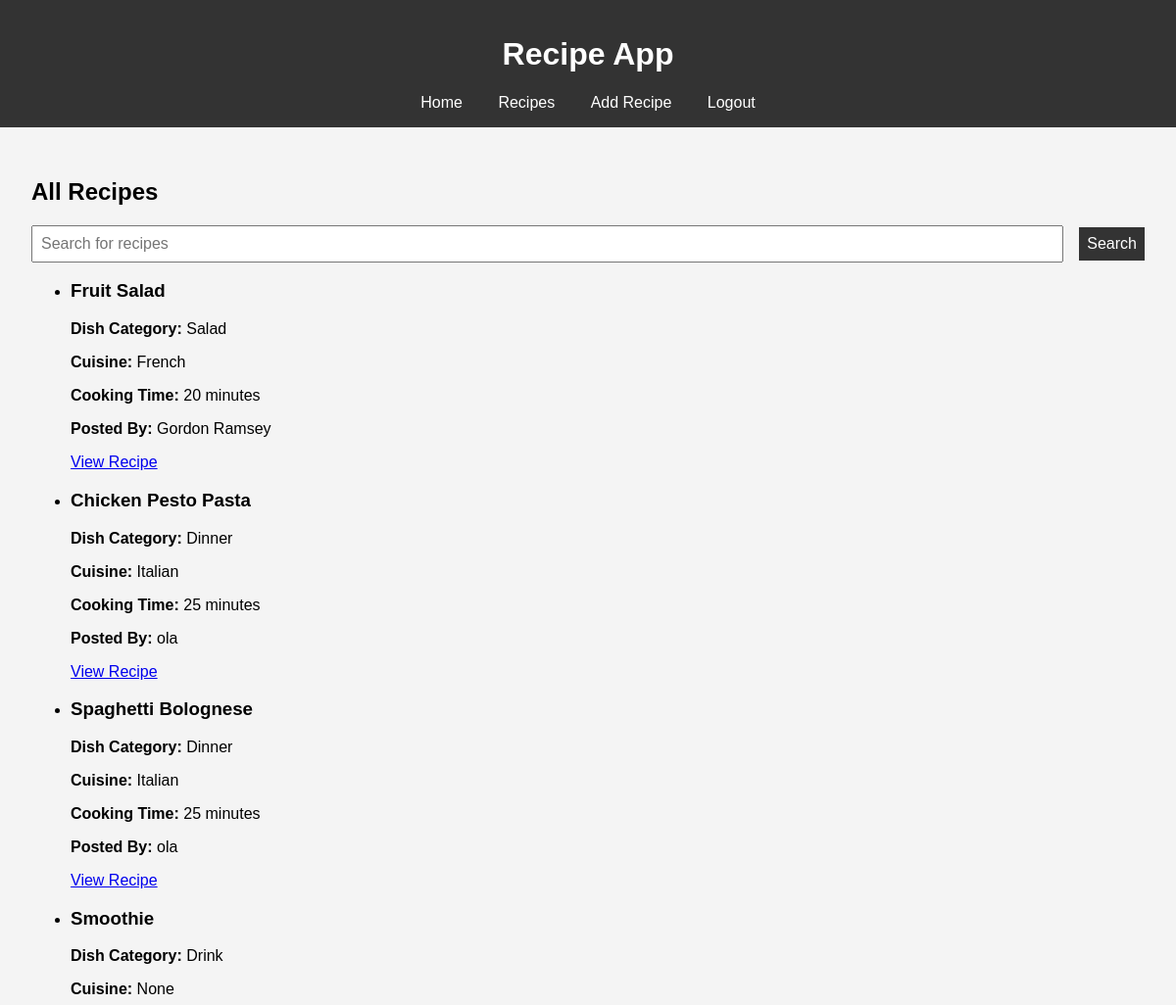
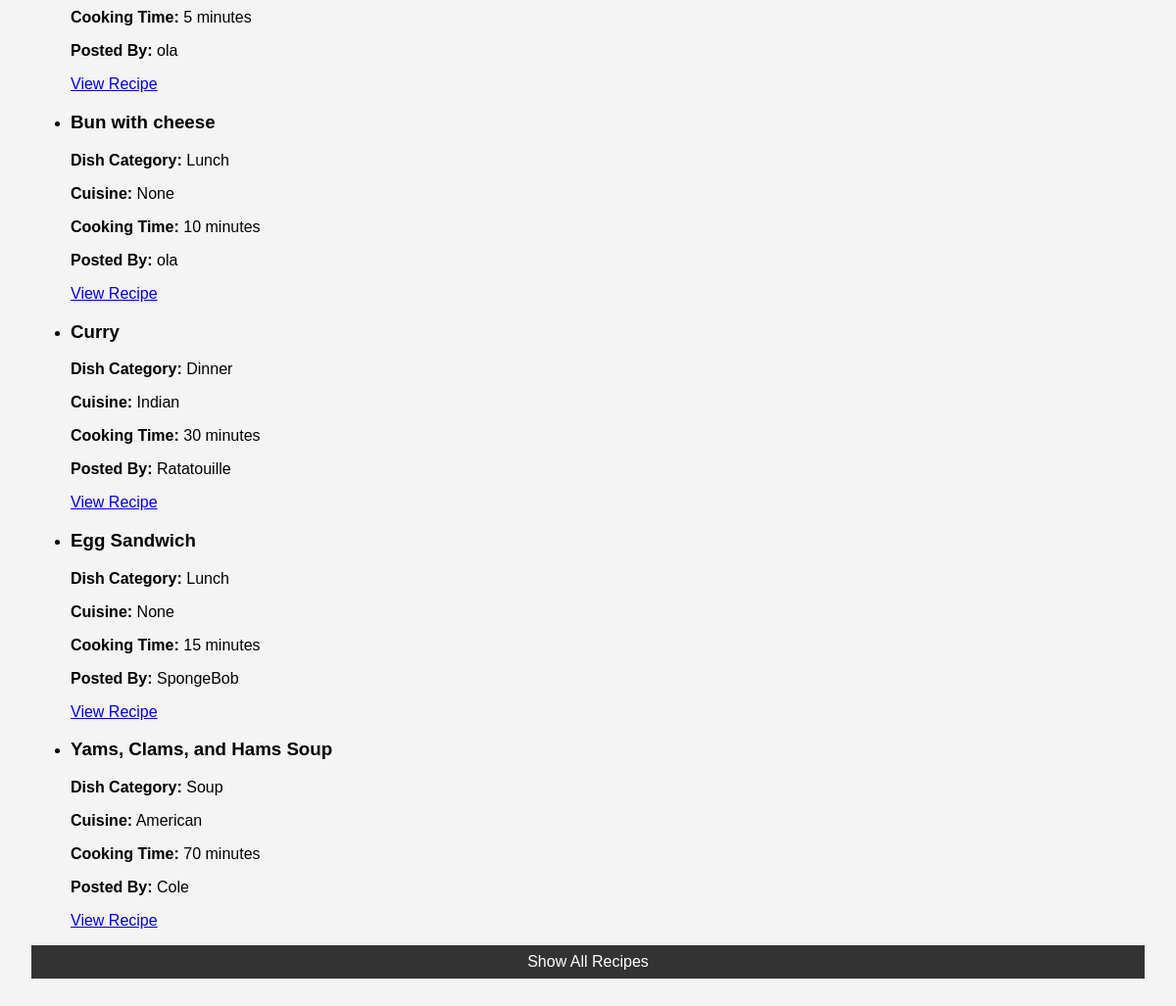
Screenshot of /user/chef100/recipe with the database file from the repository (2 pictures, top to bottom).
### models.py (models this page shows, shortened)
class Recipe(db.Model):
    id = db.Column(db.Integer, primary_key=True)
    name = db.Column(db.String(100), nullable=False)
    dish_category = db.Column(db.String(50), nullable=False)
    cuisine = db.Column(db.String(50), nullable=False)
    cooking_time = db.Column(db.Integer, nullable=False)  # cooking time in minutes
    recipe_steps = db.Column(db.Text, nullable=False)
    user_id = db.Column(db.String(80), db.ForeignKey('user.username'), nullable=False)
    ingredients = db.relationship('RecipeIngredient', backref='recipe', lazy=True)
    favourites = db.relationship('Favourite', backref='recipe', lazy=True)
    ratings = db.relationship('Rating', backref='recipe', lazy=True)

class User(db.Model):
    username = db.Column(db.String(80), primary_key=True, nullable=False)
    name = db.Column(db.String(120), nullable=False)
    password = db.Column(db.String(128), nullable=False)
    recipes = db.relationship('Recipe', backref='poster', lazy=True)
    favourites = db.relationship('Favourite', backref='user', lazy=True)
    ratings = db.relationship('Rating', backref='user', lazy=True)

### app.py (the view)
@app.route('/user/<string:user_id>/recipe')
def recipes(user_id):
    recipes = Recipe.query.all()
    user = User.query.get_or_404(user_id)
    return render_template('all_recipes.html', recipes=recipes, user=user)

### app.py (called while the page is built)
def export_db():
    data = {
        'users': [user.__dict__ for user in User.query.all()],
        'recipes': [recipe.__dict__ for recipe in Recipe.query.all()],
        'ingredients': [ingredient.__dict__ for ingredient in Ingredient.query.all()],
        'recipe_ingredients': [ri.__dict__ for ri in RecipeIngredient.query.all()],
        'favourites': [f.__dict__ for f in Favourite.query.all()],
        'ratings': [r.__dict__ for r in Rating.query.all()]
    }
    for table in data.values():
        for entry in table:
            entry.pop('_sa_instance_state', None)
    with open('db_export.json', 'w') as f:
        json.dump(data, f)

@app.teardown_appcontext
def shutdown_session(exception=None):
    export_db()

### templates/all_recipes.html (shortened to what this page needs)
{% extends 'user_base.html' %}
{% block content %}
    <div class="container">
        <div class="row">
            <div class="col-md-8 offset-md-2">
                <h2 class="text-center mb-4">All Recipes</h2>
                <div class="search-bar mb-4">
                    <form action="{{ url_for('search_recipes') }}" method="GET" class="search-form">
                        <div class="input-group">
                            <input type="text" name="query" class="form-control" placeholder="Search for recipes" value="{{ query }}">
                            <div class="input-group-append">
                                <button type="submit" class="btn btn-primary">Search</button>
                            </div>
                        </div>
                    </form>
                </div>
                <ul class="list-group">
                    {% for recipe in recipes %}
                        <li class="list-group-item">
                            <h3>{{ recipe.name }}</h3>
                            <p><strong>Dish Category:</strong> {{ recipe.dish_category }}</p>
                            <p><strong>Cuisine:</strong> {{ recipe.cuisine }}</p>
                            <p><strong>Cooking Time:</strong> {{ recipe.cooking_time }} minutes</p>
                            <p><strong>Posted By:</strong> {{ recipe.poster.name }}</p>
                            <a href="{{ url_for('recipe', recipe_id=recipe.id, user_id = session.username) }}" class="btn btn-outline-primary btn-sm">View Recipe</a>
                        </li>
                    {% endfor %}
                </ul>
                <div class="text-center mt-4">
                    <form action="{{ url_for('recipes', user_id = session.username) }}" method="GET">
                        <button type="submit" class="btn btn-secondary">Show All Recipes</button>
                    </form>
                </div>
            </div>
        </div>
    </div>
{% endblock %}

### static/styles.css (style rules this page uses)
body { font-family: Arial, sans-serif; margin: 0; padding: 0; background-color: #f4f4f4; }
form { display: flex; flex-direction: column; gap: 1rem; }
form input, form textarea, form select, form button { padding: 0.5rem; font-size: 1rem; }
form button { background-color: #333; color: #fff; border: none; cursor: pointer; }
.ingredient-row, .step-row, .input-group { display: flex; align-items: center; gap: 1rem; }
.ingredient-row input, .step-row textarea, .input-group input { flex: 1; }
.input-group { flex: 1; }

### rows the page displays
Recipe: name "Fruit Salad", dish_category "Salad", cuisine "French", cooking_time "20", poster.name "Gordon Ramsey"
Recipe: name "Chicken Pesto Pasta", dish_category "Dinner", cuisine "Italian", cooking_time "25", poster.name "ola"
Recipe: name "Spaghetti Bolognese", dish_category "Dinner", cuisine "Italian", cooking_time "25", poster.name "ola"
Recipe: name "Smoothie", dish_category "Drink", cuisine "None", cooking_time "5", poster.name "ola"
Recipe: name "Bun with cheese", dish_category "Lunch", cuisine "None", cooking_time "10", poster.name "ola"
Recipe: name "Curry", dish_category "Dinner", cuisine "Indian", cooking_time "30", poster.name "Ratatouille"
Recipe: name "Egg Sandwich", dish_category "Lunch", cuisine "None", cooking_time "15", poster.name "SpongeBob"
Recipe: name "Yams, Clams, and Hams Soup", dish_category "Soup", cuisine "American", cooking_time "70", poster.name "Cole"
